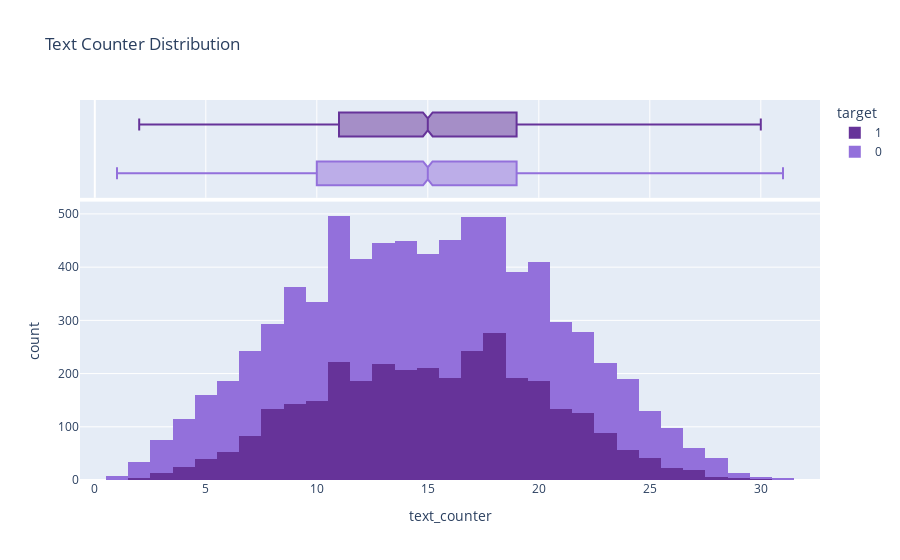

Here is the notebook cell this chart was saved with:
### Code cell
fig = px.histogram(train,
                   x="text_counter",
                   color="target",
                   title="Text Counter Distribution",
                   marginal="box",
                   color_discrete_map={1: "RebeccaPurple",
                                       0: "MediumPurple"
                                      },
                   )

fig.show()

### Figure 1 — Plotly figure (JSON) as saved in the notebook; plotly's stock layout.template omitted (floating-point values rounded to 4 significant figures; data arrays with more than 128 entries replaced by an {"elided": "..."} marker saying what was removed)
{"data": [{"alignmentgroup": "True", "bingroup": "x", "hovertemplate": "target=1<br>text_counter=%{x}<br>count=%{y}<extra></extra>", "legendgroup": "1", "marker": {"color": "RebeccaPurple"}, "name": "1", "offsetgroup": "1", "orientation": "v", "showlegend": true, "type": "histogram", "x": {"elided": "3271 int values"}, "xaxis": "x", "yaxis": "y"}, {"alignmentgroup": "True", "hovertemplate": "target=1<br>text_counter=%{x}<extra></extra>", "legendgroup": "1", "marker": {"color": "RebeccaPurple"}, "name": "1", "notched": true, "offsetgroup": "1", "showlegend": false, "type": "box", "x": {"elided": "3271 int values"}, "xaxis": "x2", "yaxis": "y2"}, {"alignmentgroup": "True", "bingroup": "x", "hovertemplate": "target=0<br>text_counter=%{x}<br>count=%{y}<extra></extra>", "legendgroup": "0", "marker": {"color": "MediumPurple"}, "name": "0", "offsetgroup": "0", "orientation": "v", "showlegend": true, "type": "histogram", "x": {"elided": "4342 int values"}, "xaxis": "x", "yaxis": "y"}, {"alignmentgroup": "True", "hovertemplate": "target=0<br>text_counter=%{x}<extra></extra>", "legendgroup": "0", "marker": {"color": "MediumPurple"}, "name": "0", "notched": true, "offsetgroup": "0", "showlegend": false, "type": "box", "x": {"elided": "4342 int values"}, "xaxis": "x2", "yaxis": "y2"}], "layout": {"barmode": "relative", "legend": {"title": {"text": "target"}, "tracegroupgap": 0}, "title": {"text": "Text Counter Distribution"}, "xaxis": {"anchor": "y", "domain": [0, 1], "title": {"text": "text_counter"}}, "xaxis2": {"anchor": "y2", "domain": [0, 1], "matches": "x", "showgrid": true, "showticklabels": false}, "yaxis": {"anchor": "x", "domain": [0, 0.7326], "title": {"text": "count"}}, "yaxis2": {"anchor": "x2", "domain": [0.7426, 1], "matches": "y2", "showgrid": false, "showline": false, "showticklabels": false, "ticks": ""}}}
